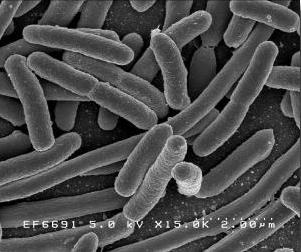
%> input picture HW5 image segmentation/q4_edge_base/raw.png, 301 x 252 px
$ octave q4_edge_base.m   (GNU Octave 9; MATLAB toolbox functions it lacks are replaced by stand-ins)
%> lines starting %> are read from the running program, lines starting %| are printed output that depends on the picture
g=imread('C:\Users\Suppakorn\Documents\raw.png');
%> g is the input picture: size 252x301 uint8; min 0, max 255, mean 76.7
[m,n]= size(g);
%> m = 252; n = 301
% [14 lines of commented-out code are left out]
[Gmag,Gdir] = imgradient(g);
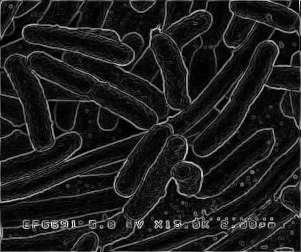
%> Gmag: size 252x301 double; min 0, max 912.3, mean 108.1; drawn with min black and max white
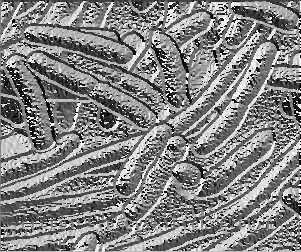
%> Gdir: size 252x301 double; min -180, max 179.8, mean 5.5; drawn with min black and max white
Gmag_uint8=uint8(Gmag);
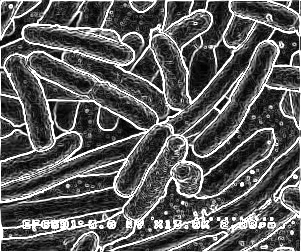
%> Gmag_uint8: size 252x301 uint8; min 0, max 255, mean 92.5
G_thres=zeros(m,n);
thres=100;
for i=1:m
    for j=1:n
        if(Gmag(i,j)>thres)
            G_thres(i,j)=255;
        else
            G_thres(i,j)=0;
        end
    end
end
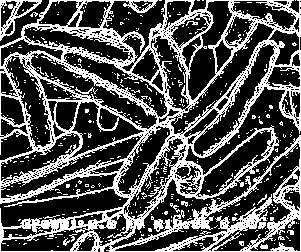
%> G_thres: size 252x301 double; 32.4% white in thin lines or dots

figure(1);
subplot(1,2,1);
imshow(Gmag_uint8);
title('Gradient Image');
subplot(1,2,2);
imshow(G_thres);
title('Gradient threshold=100');


%lapacian
mask = [0 -1 0; -1 4 -1; 0 -1 0];
la_raw = conv2(g, mask);
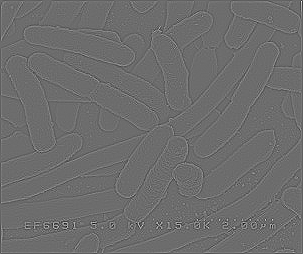
%> la_raw: size 254x303 double; min -546, max 727, mean 0; drawn with min black and max white
la_thres=zeros(m,n);
thres=45;
for i=1:m
    for j=1:n
        if(la_raw(i,j)>thres)
            la_thres(i,j)=255;
        else
            la_thres(i,j)=0;
        end
    end
end
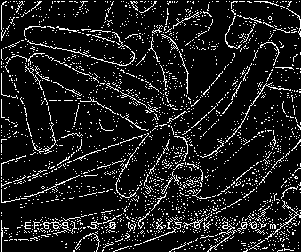
%> la_thres: size 252x301 double; 11.1% white in thin lines or dots

figure(2)
subplot(1,2,1);
imshow(la_raw);
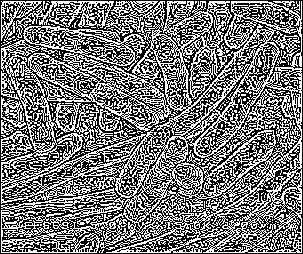
%> displayed picture: size 254x303, on the screen's scale of 0 to 255; 46.7% white in thin lines or dots
title('lapacian image');
subplot(1,2,2);
imshow(la_thres)
title('lapacian threshold=45');
